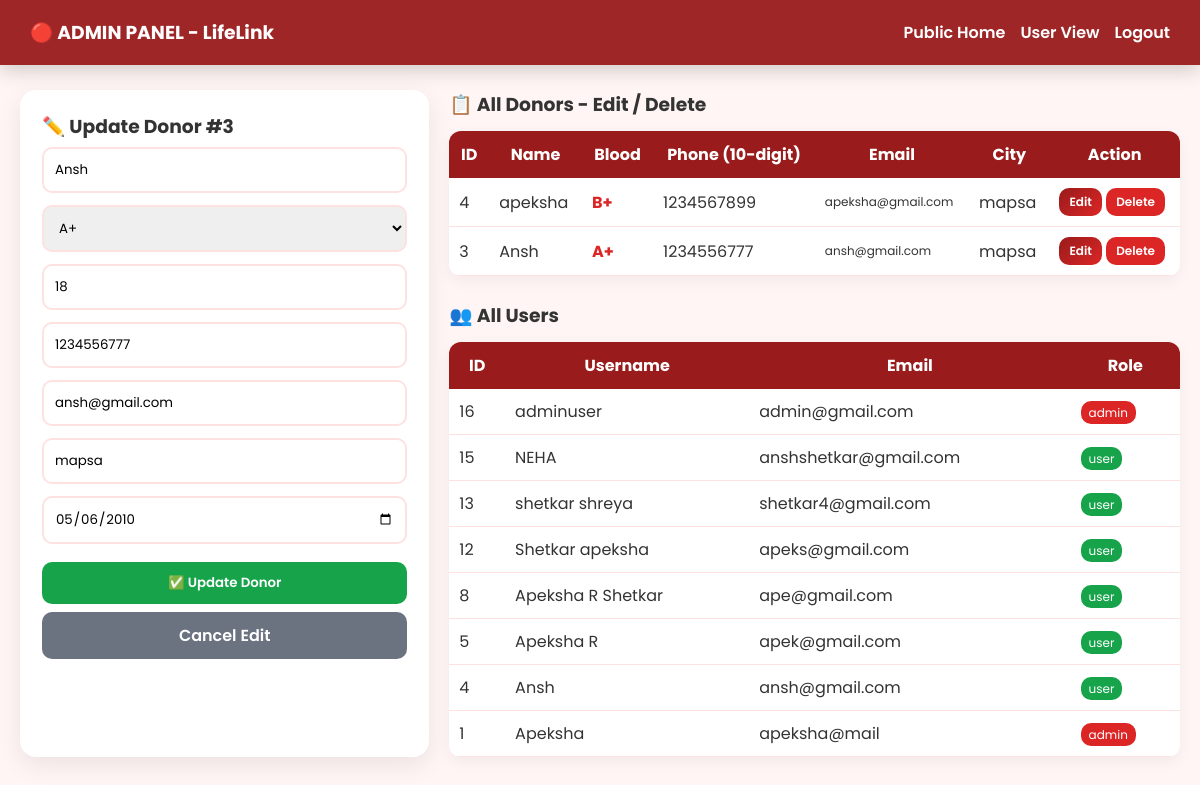
Page /admin.php?edit=3 (signed in) on the committed database.
### tables this page shows
CREATE TABLE `donors` (
  `id` int(11) NOT NULL,
  `name` varchar(100) NOT NULL,
  `blood_group` varchar(5) NOT NULL,
  `age` int(11) NOT NULL,
  `phone` varchar(15) NOT NULL,
  `email` varchar(100) NOT NULL,
  `address` text NOT NULL,
  `last_donation_date` date DEFAULT NULL,
  `user_id` int(11) DEFAULT NULL,
  `created_at` timestamp NOT NULL DEFAULT current_timestamp()
);

CREATE TABLE `users` (
  `id` int(11) NOT NULL,
  `username` varchar(50) NOT NULL,
  `email` varchar(100) NOT NULL,
  `password` varchar(255) NOT NULL,
  `created_at` timestamp NOT NULL DEFAULT current_timestamp(),
  `role` enum('admin','user') NOT NULL DEFAULT 'user'
);

### admin.php (the view, shortened to what this page needs)
<?php include 'config.php';
$edit=null;
if(isset($_GET['edit'])) $edit=$conn->query("SELECT * FROM donors WHERE id=".(int)$_GET['edit'])->fetch_assoc();
?>
<!DOCTYPE html><html><head><title>Admin Panel - LifeLink</title><meta name="viewport" content="width=device-width, initial-scale=1"><link rel="stylesheet" href="css/style.css"></head><body>
<div class="header"><h3>🔴 ADMIN PANEL - LifeLink</h3><div><a href="index.php">Public Home</a><a href="dashboard.php">User View</a><a href="logout.php">Logout</a></div></div>
<div class="container">
<div style="display:flex;gap:20px;flex-wrap:wrap">
<div class="form-card" style="flex:1;min-width:330px"><h3><?php echo $edit?"✏️ Update Donor #".$edit['id']:"➕ Add New Donor"; ?></h3>
<form method="POST" onsubmit="return validateAdmin(this)">
<input name="name" value="<?php echo $edit['name']??''; ?>" placeholder="Full Name" required>
<select name="bg" required style="margin-top:6px"><option value="">Blood Group</option><?php foreach(['A+','A-','B+','B-','O+','O-','AB+','AB-'] as $b){ $s=($edit && $edit['blood_group']==$b)?'selected':''; echo "<option $s>$b</option>"; } ?></select>
<input name="age" type="number" value="<?php echo $edit['age']??''; ?>" placeholder="Age" required style="margin-top:6px">
<input name="phone" value="<?php echo $edit['phone']??''; ?>" placeholder="Phone - Exactly 10 digits" required pattern="[0-9]{10}" maxlength="10" minlength="10" title="Exactly 10 digits only, e.g. 9876543210" style="margin-top:6px">
<input name="email" value="<?php echo $edit['email']??''; ?>" placeholder="Email - only @gmail.com" required pattern=".*@gmail\.com$" title="Must end with @gmail.com" style="margin-top:6px">
<input name="city" value="<?php echo $edit['address']??''; ?>" placeholder="City (mapsa)" required style="margin-top:6px">
<input name="last" type="date" value="<?php echo $edit['last_donation_date']??''; ?>" style="margin-top:6px">
<button name="<?php echo $edit?'update':'add'; ?>" class="btn" style="width:100%;margin-top:12px;background:<?php echo $edit?'#16a34a':''; ?>"><?php echo $edit?'✅ Update Donor':'➕ Add Donor'; ?></button>
<?php if($edit) echo '<a href="admin.php" class="btn btn-gray" style="width:100%;text-align:center;margin-top:8px">Cancel Edit</a>'; ?>
</form>
</div>
<div style="flex:2;min-width:520px"><h3>📋 All Donors - Edit / Delete</h3>
<table><tr><th>ID</th><th>Name</th><th>Blood</th><th>Phone (10-digit)</th><th>Email</th><th>City</th><th>Action</th></tr>
<?php $r=$conn->query("SELECT * FROM donors ORDER BY id DESC");
while($d=$r->fetch_assoc()){
 echo "<tr><td>{$d['id']}</td><td>{$d['name']}</td><td><b style='color:#dc2626'>{$d['blood_group']}</b></td><td>{$d['phone']}</td><td style='font-size:12px'>{$d['email']}</td><td>{$d['address']}</td><td><a href='admin.php?edit={$d['id']}' class='btn' style='padding:5px 10px;font-size:12px'>Edit</a> <a href='admin.php?delete={$d['id']}' class='btn' style='padding:5px 10px;font-size:12px;background:#dc2626' onclick='return confirm(\"Delete donor {$d['name']}?\")'>Delete</a></td></tr>";
} ?>
</table>
<br><h3>👥 All Users</h3>
<table><tr><th>ID</th><th>Username</th><th>Email</th><th>Role</th></tr>
<?php $u=$conn->query("SELECT id,username,email,role FROM users ORDER BY id DESC");
while($row=$u->fetch_assoc()) echo "<tr><td>{$row['id']}</td><td>{$row['username']}</td><td>{$row['email']}</td><td><span style='background:".($row['role']=='admin'?'#dc2626':'#16a34a').";color:white;padding:3px 8px;border-radius:10px;font-size:12px'>{$row['role']}</span></td></tr>"; ?>
</table>
</div></div></div></body></html>

### css/style.css (style rules this page uses)
* { margin:0;padding:0;box-sizing:border-box;font-family:'Poppins',sans-serif }
body { background:#fff5f5;color:#333 }
.header { background:rgba(153,27,27,0.95);backdrop-filter:blur(10px);color:white;padding:18px 30px;display:flex;justify-content:space-between;align-items:center;position:sticky;top:0;z-index:100;box-shadow:0 4px 20px rgba(0,0,0,0.2) }
.header a { color:white;text-decoration:none;margin-left:15px;font-weight:600;transition:0.3s }
.container { max-width:1200px;margin:25px auto;padding:0 20px }
.btn { background:linear-gradient(135deg,#991b1b,#dc2626);color:white;padding:11px 20px;border:none;border-radius:10px;font-weight:600;cursor:pointer;text-decoration:none;display:inline-block;transition:0.3s }
.btn-gray { background:#6b7280 }
.form-card { background:white;padding:22px;border-radius:16px;box-shadow:0 8px 25px rgba(0,0,0,0.08) }
.form-card input,.form-card select { width:100%;padding:11px;margin:6px 0;border:2px solid #fee2e2;border-radius:10px }
table { width:100%;border-collapse:collapse;margin-top:12px;background:white;border-radius:12px;overflow:hidden;box-shadow:0 5px 15px rgba(0,0,0,0.05) }
th { background:#991b1b;color:white;padding:11px }
td { padding:10px;border-bottom:1px solid #fee2e2 }

### rows in the picture
donors: id "3", name "Ansh", age "18", phone "1234556777", email "ansh@gmail.com", city "mapsa", last "05/06/2010", blood_group "A+", address "mapsa"
donors: id "4", name "apeksha", blood_group "B+", phone "1234567899", email "apeksha@gmail.com", address "mapsa"
users: id "16", username "adminuser", email "admin@gmail.com", role "admin"
users: id "15", username "NEHA", email "anshshetkar@gmail.com", role "user"
users: id "13", username "shetkar shreya", email "shetkar4@gmail.com", role "user"
users: id "12", username "Shetkar apeksha", email "apeks@gmail.com", role "user"
users: id "8", username "Apeksha R Shetkar", email "ape@gmail.com", role "user"
users: id "5", username "Apeksha R", email "apek@gmail.com", role "user"
users: id "4", username "Ansh", email "ansh@gmail.com", role "user"
users: id "1", username "Apeksha", email "apeksha@mail", role "admin"

### other values in the picture
form field bg "A+"
